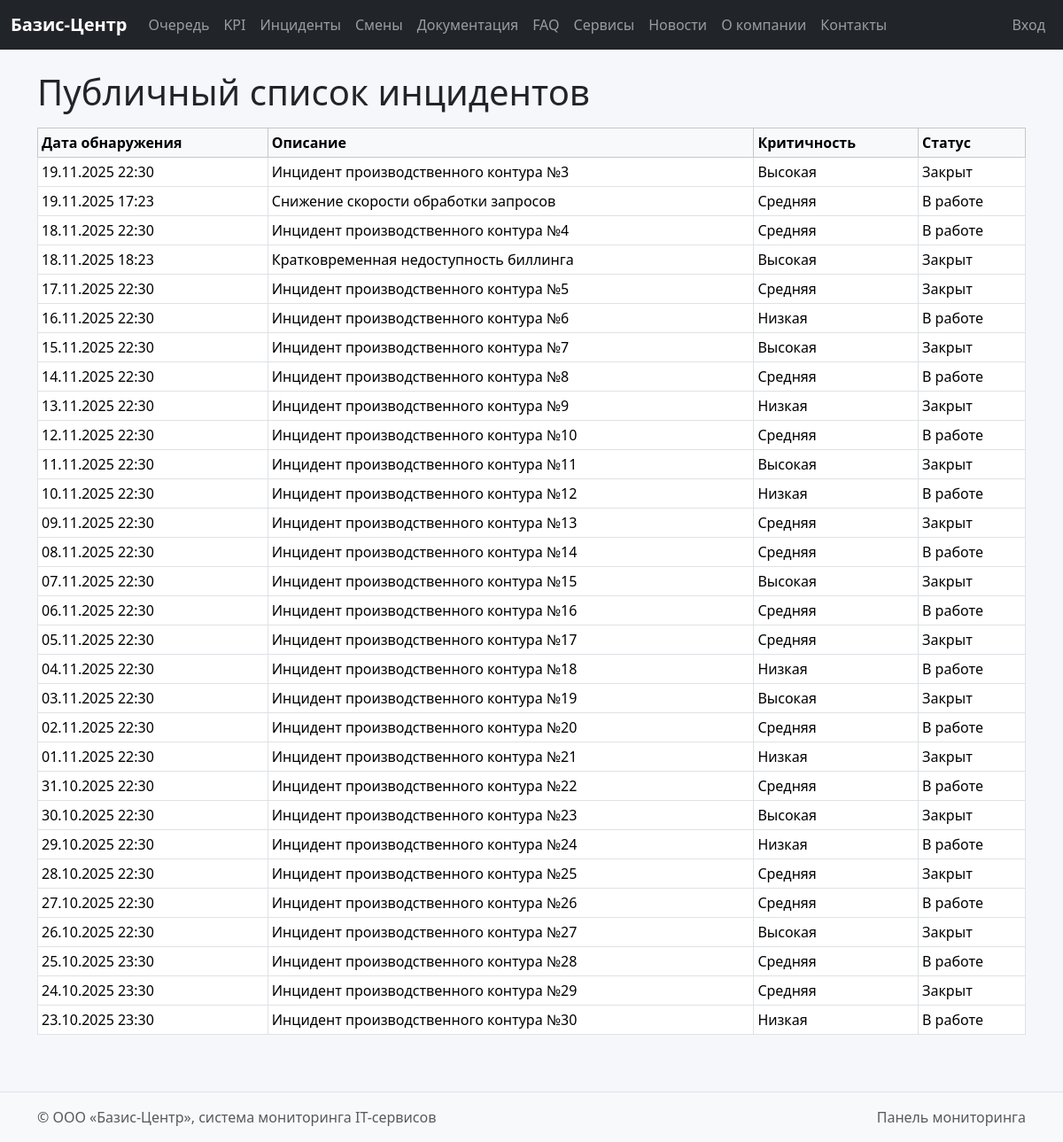
Page /public-incidents/ on the committed database.
### dashboard/models.py (models this page shows, shortened)
class Incident(models.Model):
    CRIT_CHOICES = [
        ('low', 'Низкая'),
        ('medium', 'Средняя'),
        ('high', 'Высокая'),
    ]
    title = models.CharField(max_length=200)
    description = models.TextField()
    status = models.CharField(max_length=50)
    criticality = models.CharField(max_length=20, choices=CRIT_CHOICES, default='medium')
    detected_at = models.DateTimeField()
    closed_at = models.DateTimeField(null=True, blank=True)
    related_order = models.ForeignKey(OrderQueue, on_delete=models.SET_NULL, null=True, blank=True)

### core/views.py (the view)
# urls.py: path('public-incidents/', views.public_incidents, name='public_incidents'),
def public_incidents(request):
    incidents = Incident.objects.order_by('-detected_at')[:50]
    return render(request, 'core/public_incidents.html', {'incidents': incidents})

### templates/core/public_incidents.html (shortened to what this page needs)
{% extends 'base.html' %}
{% block content %}
<h1 class="mb-3">Публичный список инцидентов</h1>
<table class="table table-bordered table-sm align-middle">
  <thead class="table-light">
    <tr>
      <th>Дата обнаружения</th>
      <th>Описание</th>
      <th>Критичность</th>
      <th>Статус</th>
    </tr>
  </thead>
  <tbody>
    {% for i in incidents %}
    <tr>
      <td>{{ i.detected_at|date:"d.m.Y H:i" }}</td>
      <td>{{ i.title }}</td>
      <td>{{ i.get_criticality_display }}</td>
      <td>{{ i.status }}</td>
    </tr>
    {% empty %}
    <tr><td colspan="4" class="text-center text-muted">Инцидентов пока нет.</td></tr>
    {% endfor %}
  </tbody>
</table>
{% endblock %}

### static/css/style.css (style rules this page uses)
body { background-color:#f5f7fb; }

### rows in the picture
Incident: detected_at "19.11.2025 22:30", title "Инцидент производственного контура №3", criticality "Высокая", status "Закрыт"
Incident: detected_at "19.11.2025 17:23", title "Снижение скорости обработки запросов", criticality "Средняя", status "В работе"
Incident: detected_at "18.11.2025 22:30", title "Инцидент производственного контура №4", criticality "Средняя", status "В работе"
Incident: detected_at "18.11.2025 18:23", title "Кратковременная недоступность биллинга", criticality "Высокая", status "Закрыт"
Incident: detected_at "17.11.2025 22:30", title "Инцидент производственного контура №5", criticality "Средняя", status "Закрыт"
Incident: detected_at "16.11.2025 22:30", title "Инцидент производственного контура №6", criticality "Низкая", status "В работе"
Incident: detected_at "15.11.2025 22:30", title "Инцидент производственного контура №7", criticality "Высокая", status "Закрыт"
Incident: detected_at "14.11.2025 22:30", title "Инцидент производственного контура №8", criticality "Средняя", status "В работе"
Incident: detected_at "13.11.2025 22:30", title "Инцидент производственного контура №9", criticality "Низкая", status "Закрыт"
Incident: detected_at "12.11.2025 22:30", title "Инцидент производственного контура №10", criticality "Средняя", status "В работе"
Incident: detected_at "11.11.2025 22:30", title "Инцидент производственного контура №11", criticality "Высокая", status "Закрыт"
Incident: detected_at "10.11.2025 22:30", title "Инцидент производственного контура №12", criticality "Низкая", status "В работе"
Incident: detected_at "09.11.2025 22:30", title "Инцидент производственного контура №13", criticality "Средняя", status "Закрыт"
Incident: detected_at "08.11.2025 22:30", title "Инцидент производственного контура №14", criticality "Средняя", status "В работе"
Incident: detected_at "07.11.2025 22:30", title "Инцидент производственного контура №15", criticality "Высокая", status "Закрыт"
Incident: detected_at "06.11.2025 22:30", title "Инцидент производственного контура №16", criticality "Средняя", status "В работе"
Incident: detected_at "05.11.2025 22:30", title "Инцидент производственного контура №17", criticality "Средняя", status "Закрыт"
Incident: detected_at "04.11.2025 22:30", title "Инцидент производственного контура №18", criticality "Низкая", status "В работе"
Incident: detected_at "03.11.2025 22:30", title "Инцидент производственного контура №19", criticality "Высокая", status "Закрыт"
Incident: detected_at "02.11.2025 22:30", title "Инцидент производственного контура №20", criticality "Средняя", status "В работе"
Incident: detected_at "01.11.2025 22:30", title "Инцидент производственного контура №21", criticality "Низкая", status "Закрыт"
Incident: detected_at "31.10.2025 22:30", title "Инцидент производственного контура №22", criticality "Средняя", status "В работе"
Incident: detected_at "30.10.2025 22:30", title "Инцидент производственного контура №23", criticality "Высокая", status "Закрыт"
Incident: detected_at "29.10.2025 22:30", title "Инцидент производственного контура №24", criticality "Низкая", status "В работе"
Incident: detected_at "28.10.2025 22:30", title "Инцидент производственного контура №25", criticality "Средняя", status "Закрыт"
Incident: detected_at "27.10.2025 22:30", title "Инцидент производственного контура №26", criticality "Средняя", status "В работе"
Incident: detected_at "26.10.2025 22:30", title "Инцидент производственного контура №27", criticality "Высокая", status "Закрыт"
Incident: detected_at "25.10.2025 23:30", title "Инцидент производственного контура №28", criticality "Средняя", status "В работе"
Incident: detected_at "24.10.2025 23:30", title "Инцидент производственного контура №29", criticality "Средняя", status "Закрыт"
Incident: detected_at "23.10.2025 23:30", title "Инцидент производственного контура №30", criticality "Низкая", status "В работе"
